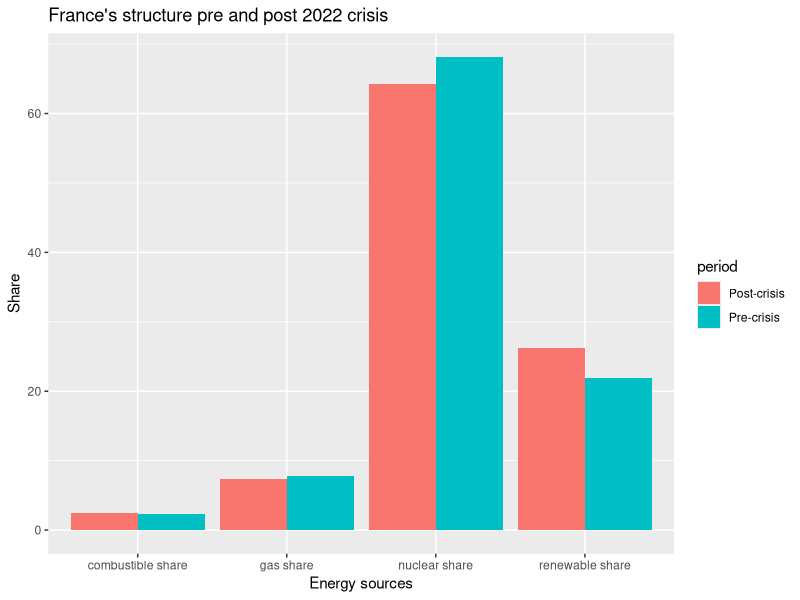
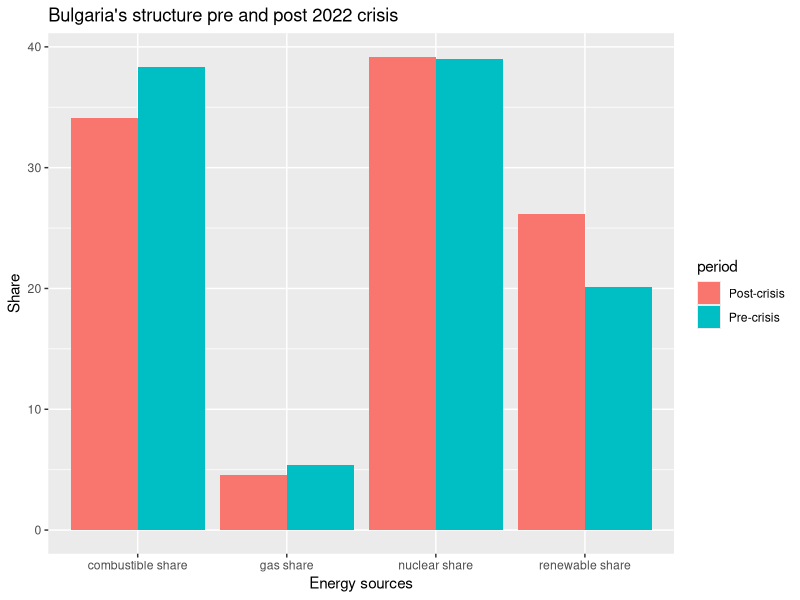
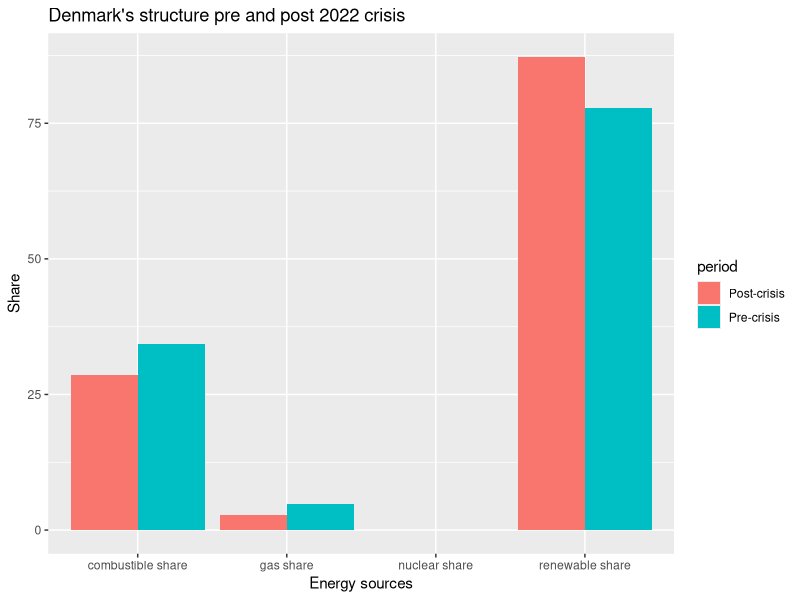
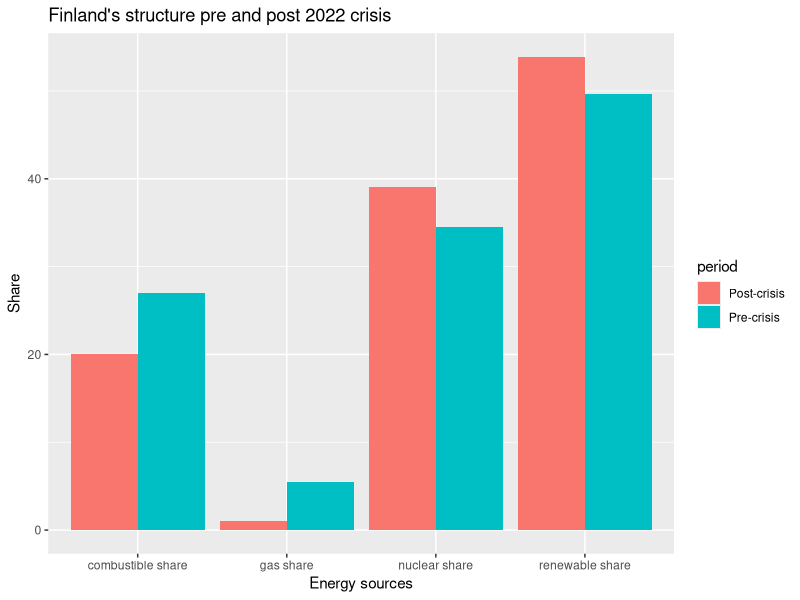
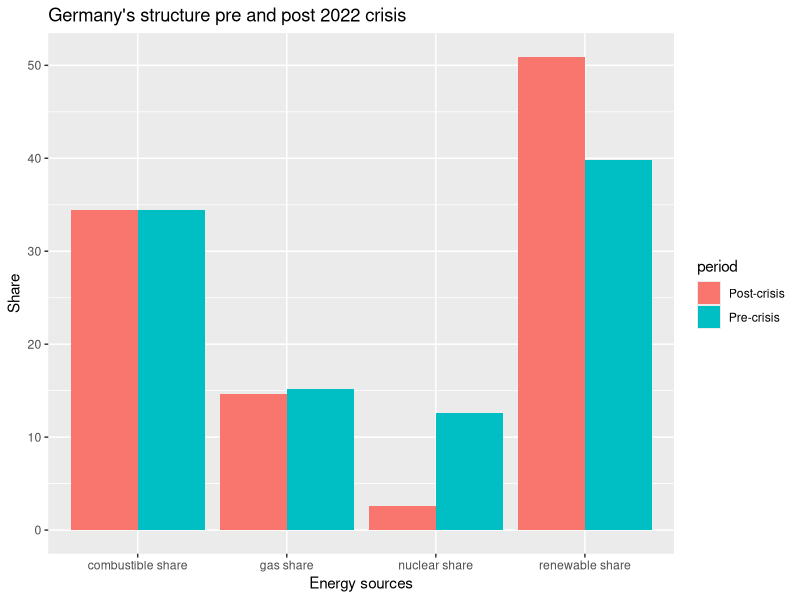
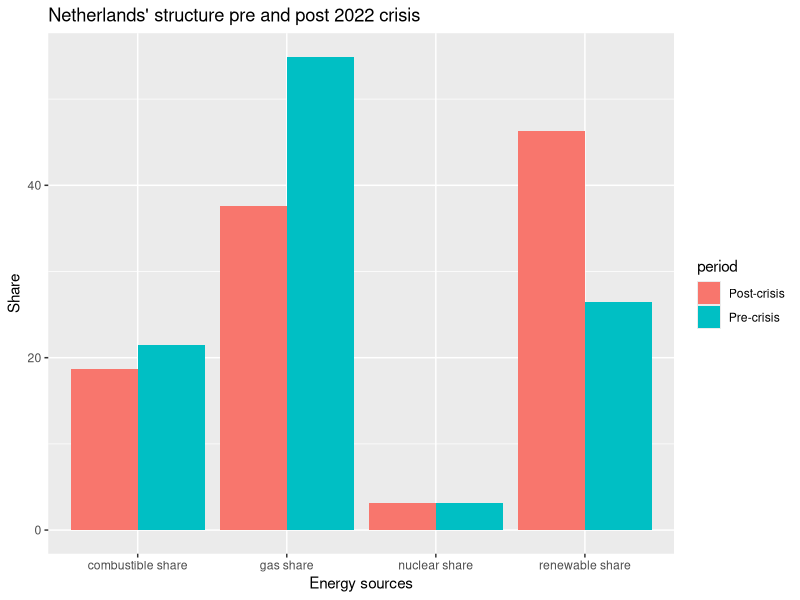
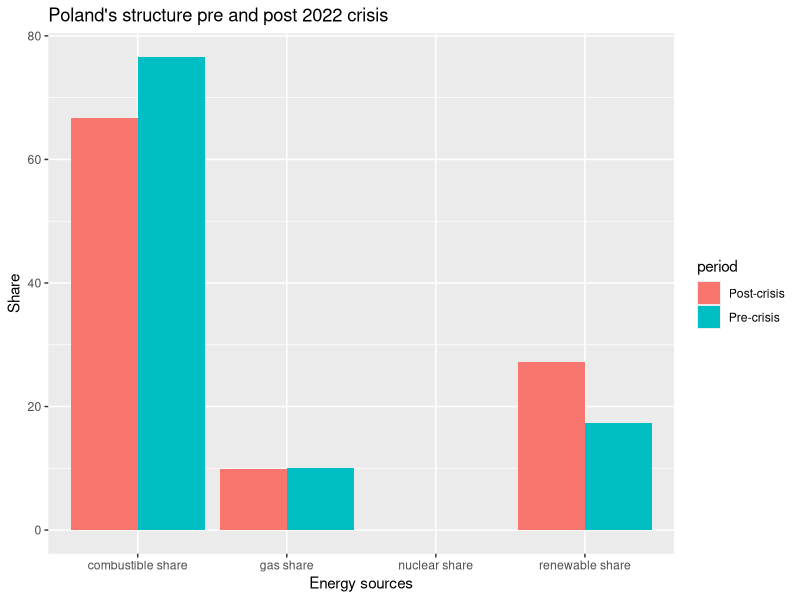
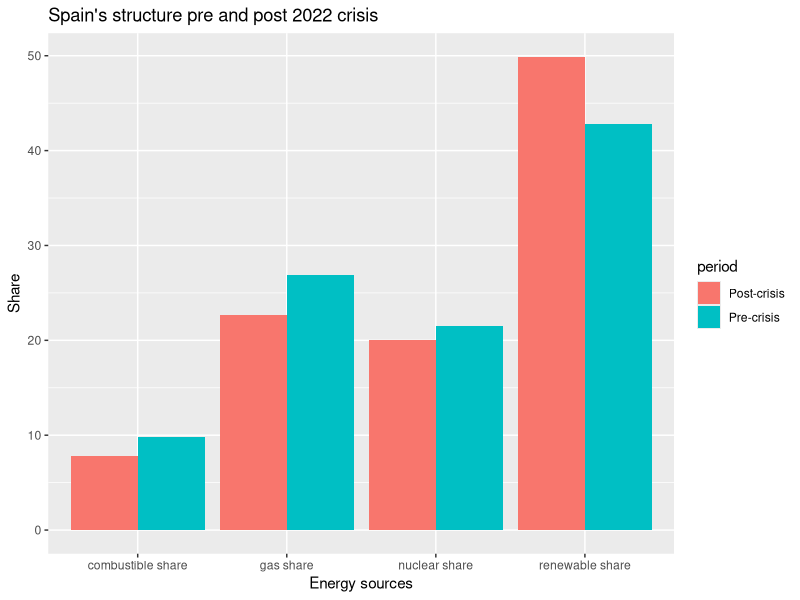

Recreate these plots in R, in order.
## ---- chunk 1
knitr::opts_chunk$set(echo = FALSE, message = FALSE, warning = FALSE)

## ---- chunk 2
library(ggplot2)
library(readr)
library(vroom)
library(dplyr)
library(tidyr)
library(tidyverse)
library(ggplot2)
library(knitr)
## ---- chunk 3
energy_prices <- read.csv("cleaned_data/Energypricescleaned.csv", sep = ";")
energy_prices <- energy_prices[-c(2,11),] 
colnames(energy_prices)[-1] <- sub("^X", "", colnames(energy_prices)[-1])

gas_prices <- read.csv("cleaned_data/Gaspricescleaned.csv", sep= ";")

importation <- read.csv("cleaned_data/Total_import.csv")
importation_list <- split(importation, importation$Country)

sources <- read.csv("cleaned_data/all_sources.csv")
sources_list <- split(sources, sources$Country)
## ---- chunk 4
france_sources <- sources_list$France

mix_france <- france_sources |> mutate(combustible = Combustible.fuels- Natural.gas) |> mutate(`combustible share` = round((combustible/Total)*100, 2), `nuclear share` = round((Nuclear.fuels.and.other.fuels.n.e.c./Total)*100, 2), `gas share` = round((Natural.gas/Total)*100, 2), `renewable share` = round((Renewables.and.biofuels/Total)*100, 2))
mix_france <- mix_france[,-c(3:11)]

bulg_sources <- sources_list$Bulgaria

mix_bulg <- bulg_sources |> mutate(combustible = Combustible.fuels- Natural.gas) |> mutate(`combustible share` = round((combustible/Total)*100, 2), `nuclear share` = round((Nuclear.fuels.and.other.fuels.n.e.c./Total)*100, 2), `gas share` = round((Natural.gas/Total)*100, 2), `renewable share` = round((Renewables.and.biofuels/Total)*100, 2))
mix_bulg <- mix_bulg[,-c(3:11)]

germ_sources <- sources_list$Germany

mix_germ <- germ_sources |> mutate(combustible = Combustible.fuels- Natural.gas) |> mutate(`combustible share` = round((combustible/Total)*100, 2), `nuclear share` = round((Nuclear.fuels.and.other.fuels.n.e.c./Total)*100, 2), `gas share` = round((Natural.gas/Total)*100, 2), `renewable share` = round((Renewables.and.biofuels/Total)*100, 2))
mix_germ <- mix_germ[,-c(3:11)]

den_sources <- sources_list$Denmark

mix_den <- den_sources |> mutate(combustible = Combustible.fuels- Natural.gas) |> mutate(`combustible share` = round((combustible/Total)*100, 2), `nuclear share` = round((Nuclear.fuels.and.other.fuels.n.e.c./Total)*100, 2), `gas share` = round((Natural.gas/Total)*100, 2), `renewable share` = round((Renewables.and.biofuels/Total)*100, 2))
mix_den <- mix_den[,-c(3:11)]

spa_sources <- sources_list$Spain

mix_spa <- spa_sources |> mutate(combustible = Combustible.fuels- Natural.gas) |> mutate(`combustible share` = round((combustible/Total)*100, 2), `nuclear share` = round((Nuclear.fuels.and.other.fuels.n.e.c./Total)*100, 2), `gas share` = round((Natural.gas/Total)*100, 2), `renewable share` = round((Renewables.and.biofuels/Total)*100, 2))
mix_spa <- mix_spa[,-c(3:11)]

fin_sources <- sources_list$Finland

mix_fin <- fin_sources |> mutate(combustible = Combustible.fuels- Natural.gas) |> mutate(`combustible share` = round((combustible/Total)*100, 2), `nuclear share` = round((Nuclear.fuels.and.other.fuels.n.e.c./Total)*100, 2), `gas share` = round((Natural.gas/Total)*100, 2), `renewable share` = round((Renewables.and.biofuels/Total)*100, 2))
mix_fin <- mix_fin[,-c(3:11)]

neth_sources <- sources_list$Netherlands

mix_neth <- neth_sources |> mutate(combustible = Combustible.fuels- Natural.gas) |> mutate(`combustible share` = round((combustible/Total)*100, 2), `nuclear share` = round((Nuclear.fuels.and.other.fuels.n.e.c./Total)*100, 2), `gas share` = round((Natural.gas/Total)*100, 2), `renewable share` = round((Renewables.and.biofuels/Total)*100, 2))
mix_neth <- mix_neth[,-c(3:11)]

pol_sources <- sources_list$Poland

mix_pol <- pol_sources |> mutate(combustible = Combustible.fuels- Natural.gas) |> mutate(`combustible share` = round((combustible/Total)*100, 2), `nuclear share` = round((Nuclear.fuels.and.other.fuels.n.e.c./Total)*100, 2), `gas share` = round((Natural.gas/Total)*100, 2), `renewable share` = round((Renewables.and.biofuels/Total)*100, 2))
mix_pol <- mix_pol[,-c(3:11)]

swe_sources <- sources_list$Sweden

mix_swe <- swe_sources |> mutate(combustible = Combustible.fuels- Natural.gas) |> mutate(`combustible share` = round((combustible/Total)*100, 2), `nuclear share` = round((Nuclear.fuels.and.other.fuels.n.e.c./Total)*100, 2), `gas share` = round((Natural.gas/Total)*100, 2), `renewable share` = round((Renewables.and.biofuels/Total)*100, 2))
mix_swe <- mix_swe[,-c(3:11)]
## ---- chunk 5
mix_france <- mix_france |> mutate(year = as.integer(substr(Year, 1, 4))) |> group_by(year) |> summarize(`combustible share`= round(mean(`combustible share`),2), `nuclear share`= round(mean(`nuclear share`),2), `gas share`=round(mean(`gas share`),2), `renewable share`=round(mean(`renewable share`),2)) |> filter(year!=2025)

kable(mix_france, caption = "France's Energy Mix per year (percent)")

mix_bulg <- mix_bulg |> mutate(year = as.integer(substr(Year, 1, 4))) |> group_by(year) |> summarize(`combustible share`= round(mean(`combustible share`),2), `nuclear share`= round(mean(`nuclear share`),2), `gas share`=round(mean(`gas share`),2), `renewable share`=round(mean(`renewable share`),2))|> filter(year!=2025)

kable(mix_bulg, caption = "Bulgaria's Energy Mix per year (percent)")

mix_den <- mix_den |> mutate(year = as.integer(substr(Year, 1, 4))) |> group_by(year) |> summarize(`combustible share`= round(mean(`combustible share`),2), `nuclear share`= round(mean(`nuclear share`),2), `gas share`=round(mean(`gas share`),2), `renewable share`=round(mean(`renewable share`),2))|> filter(year!=2025)

kable(mix_den, caption = "Denmark's Energy Mix per year (percent)")

mix_fin <- mix_fin |> mutate(year = as.integer(substr(Year, 1, 4))) |> group_by(year) |> summarize(`combustible share`= round(mean(`combustible share`),2), `nuclear share`= round(mean(`nuclear share`),2), `gas share`=round(mean(`gas share`),2), `renewable share`=round(mean(`renewable share`),2))|> filter(year!=2025)

kable(mix_fin, caption = "Finland's Energy Mix per year (percent)")

mix_germ <- mix_germ |> mutate(year = as.integer(substr(Year, 1, 4))) |> group_by(year) |> summarize(`combustible share`= round(mean(`combustible share`),2), `nuclear share`= round(mean(`nuclear share`),2), `gas share`=round(mean(`gas share`),2), `renewable share`=round(mean(`renewable share`),2))|> filter(year!=2025)

kable(mix_germ, caption = "Germany's Energy Mix per year (percent)")

mix_neth <- mix_neth|> mutate(year = as.integer(substr(Year, 1, 4))) |> group_by(year) |> summarize(`combustible share`= round(mean(`combustible share`),2), `nuclear share`= round(mean(`nuclear share`),2), `gas share`=round(mean(`gas share`),2), `renewable share`=round(mean(`renewable share`),2))|> filter(year!=2025)

kable(mix_neth, caption = "Netherlands' Energy Mix per year (percent)")

mix_pol <- mix_pol |> mutate(year = as.integer(substr(Year, 1, 4))) |> group_by(year) |> summarize(`combustible share`= round(mean(`combustible share`),2), `nuclear share`= round(mean(`nuclear share`),2), `gas share`=round(mean(`gas share`),2), `renewable share`=round(mean(`renewable share`),2))|> filter(year!=2025)

kable(mix_pol, caption = "Poland's Energy Mix per year (percent)")

mix_spa <- mix_spa |> mutate(year = as.integer(substr(Year, 1, 4))) |> group_by(year) |> summarize(`combustible share`= round(mean(`combustible share`),2), `nuclear share`= round(mean(`nuclear share`),2), `gas share`=round(mean(`gas share`),2), `renewable share`=round(mean(`renewable share`),2))|> filter(year!=2025)

kable(mix_spa, caption = "Spain's Energy Mix per year (percent)")

mix_swe <- mix_swe |> mutate(year = as.integer(substr(Year, 1, 4))) |> group_by(year) |> summarize(`combustible share`= round(mean(`combustible share`),2), `nuclear share`= round(mean(`nuclear share`),2), `gas share`=round(mean(`gas share`),2), `renewable share`=round(mean(`renewable share`),2))|> filter(year!=2025)

kable(mix_swe, caption = "Sweden's Energy Mix per year (percent)")
## ---- chunk 6
struct_france <- mix_france |> mutate(period = case_when(year>= 2019 & year<= 2021~"Pre-crisis", year>=2022 & year<=2024~"Post-crisis")) |> group_by(period) |>  summarize(`combustible share`=round(mean(`combustible share`),2), `nuclear share`=round(mean(`nuclear share`),2), `gas share`=round(mean(`gas share`),2), `renewable share`= round(mean(`renewable share`),2))

kable(struct_france, caption = "France's energy mix structure pre and post the 2022 energy crisis")

struct_bulg <- mix_bulg |> mutate(period = case_when(year>= 2019 & year<= 2021~"Pre-crisis", year>=2022 & year<=2024~"Post-crisis")) |> group_by(period) |>  summarize(`combustible share`=round(mean(`combustible share`),2), `nuclear share`=round(mean(`nuclear share`),2), `gas share`=round(mean(`gas share`),2), `renewable share`= round(mean(`renewable share`),2))

kable(struct_bulg, caption = "Bulgaria's energy mix structure pre and post the 2022 energy crisis")

struct_den <- mix_den |> mutate(period = case_when(year>= 2019 & year<= 2021~"Pre-crisis", year>=2022 & year<=2024~"Post-crisis")) |> group_by(period) |>  summarize(`combustible share`=round(mean(`combustible share`),2), `nuclear share`=round(mean(`nuclear share`),2), `gas share`=round(mean(`gas share`),2), `renewable share`= round(mean(`renewable share`),2))

kable(struct_den, caption = "Denmark's energy mix structure pre and post the 2022 energy crisis")

struct_fin <- mix_fin |> mutate(period = case_when(year>= 2019 & year<= 2021~"Pre-crisis", year>=2022 & year<=2024~"Post-crisis")) |> group_by(period) |>  summarize(`combustible share`=round(mean(`combustible share`),2), `nuclear share`=round(mean(`nuclear share`),2), `gas share`=round(mean(`gas share`),2), `renewable share`= round(mean(`renewable share`),2))

kable(struct_fin, caption = "Finland's energy mix structure pre and post the 2022 energy crisis")

struct_germ <- mix_germ |> mutate(period = case_when(year>= 2019 & year<= 2021~"Pre-crisis", year>=2022 & year<=2024~"Post-crisis")) |> group_by(period) |>  summarize(`combustible share`=round(mean(`combustible share`),2), `nuclear share`=round(mean(`nuclear share`),2), `gas share`=round(mean(`gas share`),2), `renewable share`= round(mean(`renewable share`),2))

kable(struct_germ, caption = "Germany's energy mix structure pre and post the 2022 energy crisis")

struct_neth <- mix_neth |> mutate(period = case_when(year>= 2019 & year<= 2021~"Pre-crisis", year>=2022 & year<=2024~"Post-crisis")) |> group_by(period) |>  summarize(`combustible share`=round(mean(`combustible share`),2), `nuclear share`=round(mean(`nuclear share`),2), `gas share`=round(mean(`gas share`),2), `renewable share`= round(mean(`renewable share`),2))

kable(struct_neth, caption = "Netherlands' energy mix structure pre and post the 2022 energy crisis")

struct_pol <- mix_pol |> mutate(period = case_when(year>= 2019 & year<= 2021~"Pre-crisis", year>=2022 & year<=2024~"Post-crisis")) |> group_by(period) |>  summarize(`combustible share`=round(mean(`combustible share`),2), `nuclear share`=round(mean(`nuclear share`),2), `gas share`=round(mean(`gas share`),2), `renewable share`= round(mean(`renewable share`),2))

kable(struct_pol, caption = "Poland's energy mix structure pre and post the 2022 energy crisis")

struct_spa <- mix_spa |> mutate(period = case_when(year>= 2019 & year<= 2021~"Pre-crisis", year>=2022 & year<=2024~"Post-crisis")) |> group_by(period) |>  summarize(`combustible share`=round(mean(`combustible share`),2), `nuclear share`=round(mean(`nuclear share`),2), `gas share`=round(mean(`gas share`),2), `renewable share`= round(mean(`renewable share`),2))

kable(struct_spa, caption = "Spain's energy mix structure pre and post the 2022 energy crisis")

struct_swe <- mix_swe |> mutate(period = case_when(year>= 2019 & year<= 2021~"Pre-crisis", year>=2022 & year<=2024~"Post-crisis")) |> group_by(period) |>  summarize(`combustible share`=round(mean(`combustible share`),2), `nuclear share`=round(mean(`nuclear share`),2), `gas share`=round(mean(`gas share`),2), `renewable share`= round(mean(`renewable share`),2))

kable(struct_swe, caption = "Sweden's energy mix structure pre and post the 2022 energy crisis")
## ---- chunk 7

struct_france_long <- struct_france |> pivot_longer(cols = -period, names_to = "Energy sources", values_to = "Share")
struct_france$period <- factor(struct_france$period,levels = c("Pre-crisis", "Post-crisis"))

ggplot(struct_france_long, aes(x= `Energy sources`, y=Share, fill = period))+
  geom_bar(stat = "identity", position = "dodge")+
  labs(title="France's structure pre and post 2022 crisis")

## ---- chunk 8
struct_bulg_long <- struct_bulg |> pivot_longer(cols = -period, names_to = "Energy sources", values_to = "Share")
struct_bulg$period <- factor(struct_bulg$period,levels = c("Pre-crisis", "Post-crisis"))

ggplot(struct_bulg_long, aes(x= `Energy sources`, y=Share, fill = period))+
  geom_bar(stat = "identity", position = "dodge")+
  labs(title="Bulgaria's structure pre and post 2022 crisis")
## ---- chunk 9
struct_den_long <- struct_den |> pivot_longer(cols = -period, names_to = "Energy sources", values_to = "Share")
struct_den$period <- factor(struct_den$period,levels = c("Pre-crisis", "Post-crisis"))

ggplot(struct_den_long, aes(x= `Energy sources`, y=Share, fill = period))+
  geom_bar(stat = "identity", position = "dodge")+
  labs(title="Denmark's structure pre and post 2022 crisis")
## ---- chunk 10
struct_fin_long <- struct_fin |> pivot_longer(cols = -period, names_to = "Energy sources", values_to = "Share")
struct_fin$period <- factor(struct_fin$period,levels = c("Pre-crisis", "Post-crisis"))

ggplot(struct_fin_long, aes(x= `Energy sources`, y=Share, fill = period))+
  geom_bar(stat = "identity", position = "dodge")+
  labs(title="Finland's structure pre and post 2022 crisis")
## ---- chunk 11
struct_germ_long <- struct_germ |> pivot_longer(cols = -period, names_to = "Energy sources", values_to = "Share")
struct_germ$period <- factor(struct_germ$period,levels = c("Pre-crisis", "Post-crisis"))

ggplot(struct_germ_long, aes(x= `Energy sources`, y=Share, fill = period))+
  geom_bar(stat = "identity", position = "dodge")+
  labs(title="Germany's structure pre and post 2022 crisis")
## ---- chunk 12
struct_neth_long <- struct_neth |> pivot_longer(cols = -period, names_to = "Energy sources", values_to = "Share")
struct_neth$period <- factor(struct_neth$period,levels = c("Pre-crisis", "Post-crisis"))

ggplot(struct_neth_long, aes(x= `Energy sources`, y=Share, fill = period))+
  geom_bar(stat = "identity", position = "dodge")+
  labs(title="Netherlands' structure pre and post 2022 crisis")
## ---- chunk 13
struct_pol_long <- struct_pol |> pivot_longer(cols = -period, names_to = "Energy sources", values_to = "Share")
struct_pol$period <- factor(struct_pol$period,levels = c("Pre-crisis", "Post-crisis"))

ggplot(struct_pol_long, aes(x= `Energy sources`, y=Share, fill = period))+
  geom_bar(stat = "identity", position = "dodge")+
  labs(title="Poland's structure pre and post 2022 crisis")
## ---- chunk 14
struct_spa_long <- struct_spa |> pivot_longer(cols = -period, names_to = "Energy sources", values_to = "Share")
struct_spa$period <- factor(struct_spa$period,levels = c("Pre-crisis", "Post-crisis"))

ggplot(struct_spa_long, aes(x= `Energy sources`, y=Share, fill = period))+
  geom_bar(stat = "identity", position = "dodge")+
  labs(title="Spain's structure pre and post 2022 crisis")
## ---- chunk 15
struct_swe_long <- struct_swe |> pivot_longer(cols = -period, names_to = "Energy sources", values_to = "Share")
struct_swe$period <- factor(struct_swe$period,levels = c("Pre-crisis", "Post-crisis"))

ggplot(struct_swe_long, aes(x= `Energy sources`, y=Share, fill = period))+
  geom_bar(stat = "identity", position = "dodge")+
  labs(title="Sweden's structure pre and post 2022 crisis")
## ---- chunk 16
delta_france <- struct_france$`gas share`[2] - struct_france$`gas share`[1]
delta_bulg <- struct_bulg$`gas share`[2] - struct_bulg$`gas share`[1]
delta_den <- struct_den$`gas share`[2] - struct_den$`gas share`[1]
delta_fin <- struct_fin$`gas share`[2] - struct_fin$`gas share`[1]
delta_germ <- struct_germ$`gas share`[2] - struct_germ$`gas share`[1]
delta_neth <- struct_neth$`gas share`[2] - struct_neth$`gas share`[1]
delta_pol <- struct_pol$`gas share`[2] - struct_pol$`gas share`[1]
delta_spa <- struct_spa$`gas share`[2] - struct_spa$`gas share`[1]
delta_swe <- struct_swe$`gas share`[2] - struct_swe$`gas share`[1]

deltas <- c(delta_france, delta_bulg, delta_swe, delta_spa, delta_pol, delta_neth, delta_germ, delta_fin, delta_den)
mean_delta <- round(mean(deltas),2)
